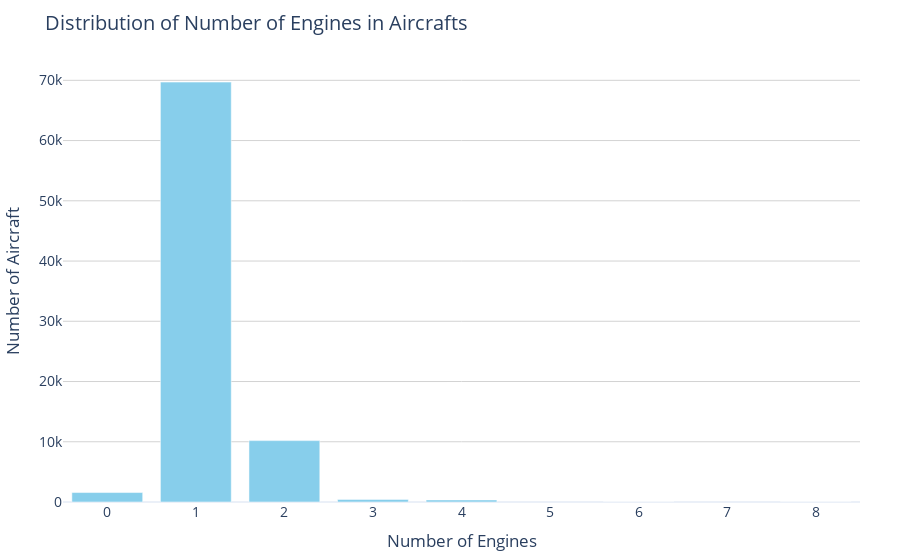

Here is the notebook cell this chart was saved with:
### Markdown cell above
2. `number_of_engines` *"What is the most common engine configuration among aircraft involved in accidents, and what might that imply for operational risk and strategic investment?"*

### Code cell
engine_counts = us_data['number_of_engines'].value_counts().sort_index().reset_index()
engine_counts.columns = ['number_of_engines', 'count']
fig = px.bar(
    engine_counts,
    x='number_of_engines',
    y='count',
    title='Distribution of Number of Engines in Aircrafts',
    labels={'number_of_engines': 'Number of Engines', 'count': 'Number of Aircraft'},
    color_discrete_sequence=['skyblue']
)


fig.update_layout(
    template='plotly_white',
    title_font_size=20,
    font=dict(size=14),
    yaxis_gridcolor='lightgrey',
    xaxis_tickangle=0,
    xaxis=dict(dtick=1),
    margin=dict(t=60, b=40, l=50, r=40)
)

fig.show()

### Figure 1 — Plotly figure (JSON) as saved in the notebook; plotly's stock layout.template omitted (floating-point values rounded to 4 significant figures)
{"data": [{"hovertemplate": "Number of Engines=%{x}<br>Number of Aircraft=%{y}<extra></extra>", "legendgroup": "", "marker": {"color": "skyblue", "pattern": {"shape": ""}}, "name": "", "orientation": "v", "showlegend": false, "textposition": "auto", "type": "bar", "x": [0.0, 1.0, 2.0, 3.0, 4.0, 6.0, 8.0], "xaxis": "x", "y": [1570, 69706, 10190, 433, 345, 1, 3], "yaxis": "y"}], "layout": {"barmode": "relative", "font": {"size": 14}, "legend": {"tracegroupgap": 0}, "margin": {"b": 40, "l": 50, "r": 40, "t": 60}, "title": {"font": {"size": 20}, "text": "Distribution of Number of Engines in Aircrafts"}, "xaxis": {"anchor": "y", "domain": [0, 1], "dtick": 1, "tickangle": 0, "title": {"text": "Number of Engines"}}, "yaxis": {"anchor": "x", "domain": [0, 1], "gridcolor": "lightgrey", "title": {"text": "Number of Aircraft"}}}}
